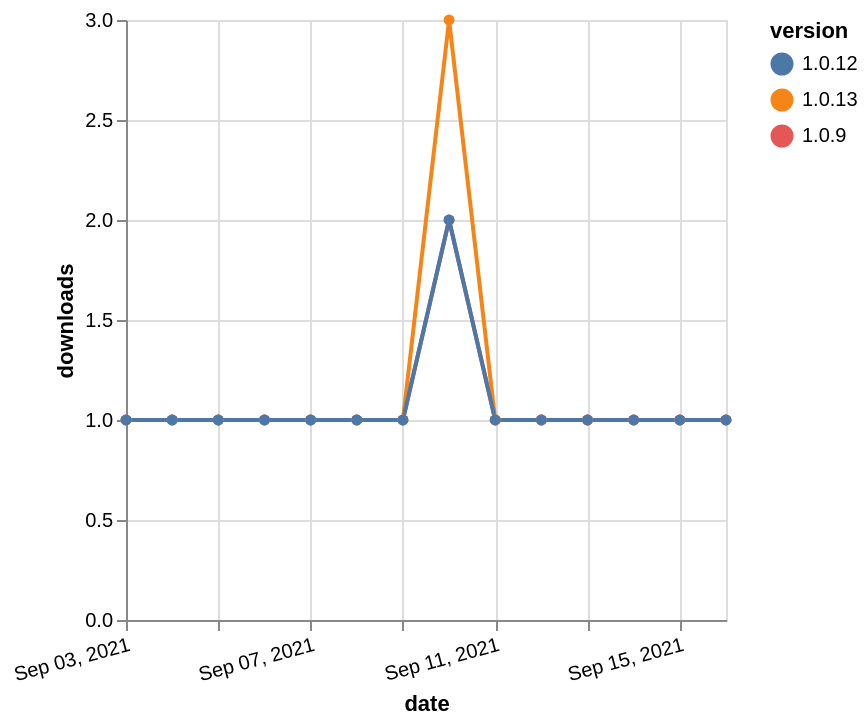

The specification (Vega-Lite) saved for this image:
### Vega-Lite specification from a JSON file in a GitHub repository (floating-point values rounded to 4 significant figures)
{"$schema": "https://vega.github.io/schema/vega-lite/v5.json", "description": "A simple bar chart with embedded data.", "data": {"values": [{"date": "2021-09-03", "total": 304, "delta": 1, "version": "1.0.9"}, {"date": "2021-09-04", "total": 305, "delta": 1, "version": "1.0.9"}, {"date": "2021-09-05", "total": 306, "delta": 1, "version": "1.0.9"}, {"date": "2021-09-06", "total": 307, "delta": 1, "version": "1.0.9"}, {"date": "2021-09-07", "total": 308, "delta": 1, "version": "1.0.9"}, {"date": "2021-09-08", "total": 309, "delta": 1, "version": "1.0.9"}, {"date": "2021-09-09", "total": 310, "delta": 1, "version": "1.0.9"}, {"date": "2021-09-10", "total": 312, "delta": 2, "version": "1.0.9"}, {"date": "2021-09-11", "total": 313, "delta": 1, "version": "1.0.9"}, {"date": "2021-09-12", "total": 314, "delta": 1, "version": "1.0.9"}, {"date": "2021-09-13", "total": 315, "delta": 1, "version": "1.0.9"}, {"date": "2021-09-14", "total": 316, "delta": 1, "version": "1.0.9"}, {"date": "2021-09-15", "total": 317, "delta": 1, "version": "1.0.9"}, {"date": "2021-09-16", "total": 318, "delta": 1, "version": "1.0.9"}, {"date": "2021-09-03", "total": 324, "delta": 1, "version": "1.0.13"}, {"date": "2021-09-04", "total": 325, "delta": 1, "version": "1.0.13"}, {"date": "2021-09-05", "total": 326, "delta": 1, "version": "1.0.13"}, {"date": "2021-09-06", "total": 327, "delta": 1, "version": "1.0.13"}, {"date": "2021-09-07", "total": 328, "delta": 1, "version": "1.0.13"}, {"date": "2021-09-08", "total": 329, "delta": 1, "version": "1.0.13"}, {"date": "2021-09-09", "total": 330, "delta": 1, "version": "1.0.13"}, {"date": "2021-09-10", "total": 333, "delta": 3, "version": "1.0.13"}, {"date": "2021-09-11", "total": 334, "delta": 1, "version": "1.0.13"}, {"date": "2021-09-12", "total": 335, "delta": 1, "version": "1.0.13"}, {"date": "2021-09-13", "total": 336, "delta": 1, "version": "1.0.13"}, {"date": "2021-09-14", "total": 337, "delta": 1, "version": "1.0.13"}, {"date": "2021-09-15", "total": 338, "delta": 1, "version": "1.0.13"}, {"date": "2021-09-16", "total": 339, "delta": 1, "version": "1.0.13"}, {"date": "2021-09-03", "total": 225, "delta": 1, "version": "1.0.12"}, {"date": "2021-09-04", "total": 226, "delta": 1, "version": "1.0.12"}, {"date": "2021-09-05", "total": 227, "delta": 1, "version": "1.0.12"}, {"date": "2021-09-06", "total": 228, "delta": 1, "version": "1.0.12"}, {"date": "2021-09-07", "total": 229, "delta": 1, "version": "1.0.12"}, {"date": "2021-09-08", "total": 230, "delta": 1, "version": "1.0.12"}, {"date": "2021-09-09", "total": 231, "delta": 1, "version": "1.0.12"}, {"date": "2021-09-10", "total": 233, "delta": 2, "version": "1.0.12"}, {"date": "2021-09-11", "total": 234, "delta": 1, "version": "1.0.12"}, {"date": "2021-09-12", "total": 235, "delta": 1, "version": "1.0.12"}, {"date": "2021-09-13", "total": 236, "delta": 1, "version": "1.0.12"}, {"date": "2021-09-14", "total": 237, "delta": 1, "version": "1.0.12"}, {"date": "2021-09-15", "total": 238, "delta": 1, "version": "1.0.12"}, {"date": "2021-09-16", "total": 239, "delta": 1, "version": "1.0.12"}]}, "width": "container", "mark": {"type": "line", "point": {"filled": true}}, "encoding": {"x": {"field": "date", "type": "temporal", "timeUnit": "yearmonthdate", "title": "date", "axis": {"labelAngle": -15}}, "y": {"field": "delta", "type": "quantitative", "title": "downloads"}, "color": {"field": "version", "type": "nominal"}, "tooltip": {"field": "delta"}}}
